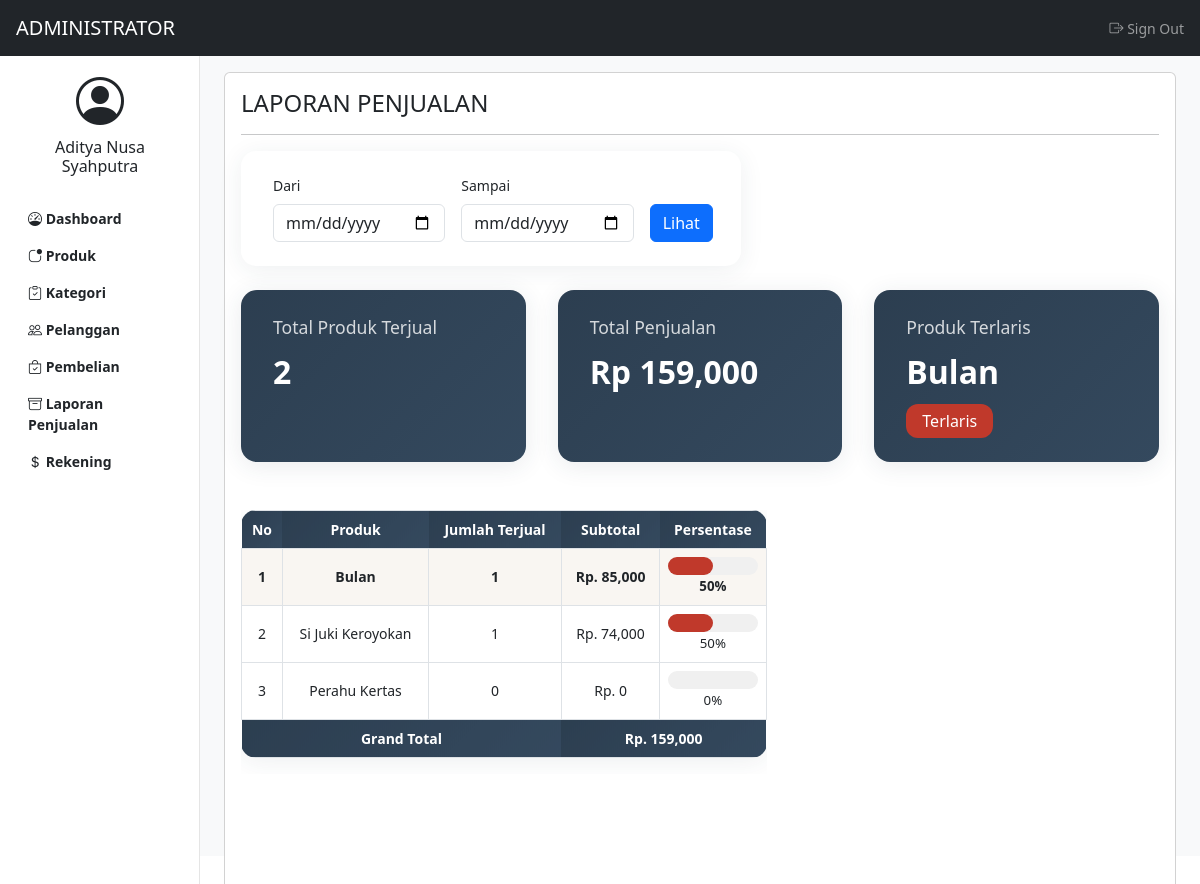
Screenshot of /admin/laporan_penjualan.php (signed in) with the database file from the repository.
### tables this page shows
CREATE TABLE `produk` (
  `id_produk` int(11) NOT NULL,
  `id_kategori` int(11) NOT NULL,
  `nama_produk` varchar(100) NOT NULL,
  `harga_produk` int(11) NOT NULL,
  `deskripsi_produk` text NOT NULL,
  `stok_produk` int(11) NOT NULL,
  `berat_produk` int(11) NOT NULL,
  `foto_produk` varchar(255) NOT NULL
);

### admin/laporan_penjualan.php (the view, shortened to what this page needs)
<?php
include "header.php";
if (isset($_POST["lihat"])) {
    $mulai = $_POST["dari_tanggal"];
    $selesai = $_POST["sampai_tanggal"];
    $filter_aktif = true;
} else {
    $mulai = "";
    $selesai = "";
    $filter_aktif = false;
}
$ambil_produk = $koneksi -> query("SELECT * FROM produk");
$produk = array();
while($data_detail = $ambil_produk->fetch_assoc())
{
    $produk[] = $data_detail;
}
$total_terjual = 0;
$grandtotal = 0;
$produk_terlaris = null;
$max_jumlah = 0;
$produk_data = array();
foreach ($produk as $key => $value) {
    $id_produk = $value['id_produk'];
    if ($filter_aktif && $mulai && $selesai) {
        $detail = $koneksi->query("SELECT SUM(pembelian_produk.jumlah_beli) as jml, SUM(harga_beli) as total FROM pembelian_produk LEFT JOIN pembelian ON pembelian.id_pembelian = pembelian_produk.id_pembelian WHERE id_produk='$id_produk' AND tanggal_pembelian BETWEEN DATE('$mulai') AND DATE('$selesai')")->fetch_assoc();
    } else {
        $detail = $koneksi->query("SELECT SUM(pembelian_produk.jumlah_beli) as jml, SUM(harga_beli) as total FROM pembelian_produk LEFT JOIN pembelian ON pembelian.id_pembelian = pembelian_produk.id_pembelian WHERE id_produk='$id_produk'")->fetch_assoc();
    }
    $jumlah = $detail['jml'] ?? 0;
    $total = $detail['total'] ?? 0;
    $total_terjual += $jumlah;
    $grandtotal += $total;
    $produk_data[] = array(
        'nama_produk' => $value['nama_produk'],
        'jumlah' => $jumlah,
        'total' => $total
    );
    if ($jumlah > $max_jumlah) {
        $max_jumlah = $jumlah;
        $produk_terlaris = $value['nama_produk'];
    }
}
usort($produk_data, function($a, $b) { return $b['jumlah'] - $a['jumlah']; });
?>
<h4>LAPORAN PENJUALAN</h4>
<hr>
<div class="laporan-filter-card mb-4">
  <form method="post" class="row g-3 align-items-end">
    <div class="col-md-5 col-12">
      <label class="form-label">Dari</label>
      <input type="date" name="dari_tanggal" class="form-control" value="<?php echo $mulai ?>">
    </div>
    <div class="col-md-5 col-12">
      <label class="form-label">Sampai</label>
      <input type="date" name="sampai_tanggal" class="form-control" value="<?php echo $selesai ?>">
    </div>
    <div class="col-md-2 col-12">
      <button class="btn btn-primary w-200" name="lihat" style="margin-top:1.7rem;">Lihat</button>
    </div>
  </form>
</div>
<div class="laporan-summary">
  <div class="summary-card">
    <div class="summary-title">Total Produk Terjual</div>
    <div class="summary-value"><?php echo $total_terjual; ?></div>
  </div>
  <div class="summary-card">
    <div class="summary-title">Total Penjualan</div>
    <div class="summary-value">Rp <?php echo number_format($grandtotal); ?></div>
  </div>
  <div class="summary-card">
    <div class="summary-title">Produk Terlaris</div>
    <div class="summary-value"><?php echo $produk_terlaris ? $produk_terlaris : '-'; ?></div>
    <?php if ($produk_terlaris): ?><span class="summary-badge">Terlaris</span><?php endif; ?>
  </div>
</div>
<div class="row mb-4">
  <div class="col-md-7 mb-4">
    <div class="table-responsive">
      <table id="thetable" class="table table-bordered table-hover table-modern">
        <thead class="text-center">
          <tr>
            <th>No</th>
            <th>Produk</th>
            <th>Jumlah Terjual</th>
            <th>Subtotal</th>
            <th>Persentase</th>
          </tr>
        </thead>
        <tbody>
          <?php foreach ($produk_data as $key => $value): ?>
          <?php $persen = $total_terjual > 0 ? round(($value['jumlah']/$total_terjual)*100,1) : 0; ?>
          <tr<?php if ($value['nama_produk'] == $produk_terlaris && $produk_terlaris): ?> style="background:#f9f6f2;font-weight:bold;"<?php endif; ?>>
            <td><?php echo $key+1; ?></td>
            <td><?php echo $value["nama_produk"]; ?></td>
            <td><?php echo $value["jumlah"]; ?></td>
            <td>Rp. <?php echo number_format($value["total"]); ?></td>
            <td>
              <div class="progress-bg">
                <div class="progress-bar" style="width:<?php echo $persen; ?>%"></div>
              </div>
              <span style="font-size:0.95em;"> <?php echo $persen; ?>%</span>
            </td>
          </tr>
          <?php endforeach ?>
        </tbody>
        <tfoot>
          <tr>
            <th colspan="3">Grand Total</th>
            <th colspan="2">Rp. <?php echo number_format($grandtotal); ?></th>
          </tr>
        </tfoot>
      </table>
    </div>
  </div>
  <div class="col-md-5 mb-4">
    <div id="bar-top5" style="height:350px;"></div>
  </div>
</div>

### admin/header.php (shortened to what this page needs)
<?php
include "../koneksi.php";
$id_admin = $_SESSION["admin"] ["id_admin"];
$ambil_admin = $koneksi -> query("SELECT * FROM admin WHERE id_admin = '$id_admin'");
$admin = $ambil_admin -> fetch_assoc();
?>
<!DOCTYPE html>
<html>
<head>
	<link rel="stylesheet" type="text/css" href="../assets/css/bootstrap.css">
	<link rel="stylesheet" type="text/css" href="https://cdn.jsdelivr.net/npm/bootstrap-icons@1.5.0/font/bootstrap-icons.css">
	<link rel="stylesheet" type="text/css" href="../assets/css/dashboard.css">
	<link rel="stylesheet" type="text/css" href="../assets/css/dataTables.bootstrap5.min.css">
</head>
<body>
	<header class="navbar navbar-dark bg-dark sticky-top">
		<a class="navbar-brand px-3" href="index.php">ADMINISTRATOR</a>
		<div class="navbar-nav">
			<div class="nav-item">
				<a class="nav-link px-3" href="logout.php" onclick="return confirm('Apakah anda yakin ingin keluar?')">
					<i class="bi bi-box-arrow-right"></i>
					Sign Out
				</a>
			</div>
		</div>
	</header>
	<div class="container-fluid">
		<div class="row">
			<nav id="sidebar" class="col-md-3 col-lg-2 bg-white position-fixed start-0 top-0 bottom-0 py-5 collapse d-md-block sidebar">
				<a href="profil_admin.php" class="text-decoration-none">
					<div class="container text-center pt-4">
						<span class="bi bi-person-circle display-5 text-dark"></span>
						<h6 class="pt-2 text-dark"><?php echo $admin["nama_admin"]; ?></h6>
					</div>
				</a>
				<div class="pt-3">
					<ul class="nav flex-column">
						<li class="nav-item">
							<a href="index.php" class="nav-link text-dark fw-bold"><span class="bi bi-speedometer"></span> Dashboard</a>
						</li>
						<li class="nav-item">
							<a href="produk.php" class="nav-link text-dark fw-bold"><span class="bi bi-app-indicator"></span> Produk</a>
						</li>
						<li class="nav-item">
							<a href="kategori.php" class="nav-link text-dark fw-bold"><span class="bi bi-clipboard-check"></span> Kategori</a>
						</li>
						<li class="nav-item">
							<a href="pelanggan.php" class="nav-link text-dark fw-bold"><span class="bi bi-people"></span> Pelanggan</a>
						</li>
						<li class="nav-item">
							<a href="pembelian.php" class="nav-link text-dark fw-bold"><span class="bi bi-bag-check"></span> Pembelian</a>
						</li>
						<li class="nav-item">
							<a href="laporan_penjualan.php" class="nav-link text-dark fw-bold"><span class="bi bi-archive"></span> Laporan Penjualan</a>
						</li>
						<li class="nav-item">
							<a href="rekening.php" class="nav-link text-dark fw-bold"><span class="bi bi-currency-dollar"></span> Rekening</a>
						</li>
					</ul>
				</div>
			</nav>
		</div>
	</div>
	<main class="col-lg-10 col-md-9 ms-sm-auto px-sm-4 py-3 vh-100 bg-light">
		<div class="card">
			<div class="card-body">

### assets/css/dashboard.css (style rules this page uses)
body { font-size: 0.875rem; }
.sidebar { z-index: 100; box-shadow: inset -1px 0 0 0 rgba(0, 0, 0, 0.1); }

### admin/laporan_penjualan.php (style rules this page uses)
.laporan-filter-card { background: #fff; border-radius: 15px; box-shadow: 0 4px 24px rgba(44,62,80,0.08); padding: 1.5rem 2rem; margin-bottom: 2rem; max-width: 500px; }
.laporan-summary { display: flex; gap: 2rem; margin-bottom: 2rem; flex-wrap: wrap; }
.laporan-summary .summary-card { background: linear-gradient(135deg, #2C3E50 0%, #34495E 100%); color: #fff; border-radius: 16px; padding: 1.5rem 2rem; min-width: 220px; box-shadow: 0 4px 24px rgba(44,62,80,0.10); flex: 1; display: flex; flex-direction: column; align-items: flex-start; margin-bottom: 1rem; }
.laporan-summary .summary-title { font-size: 1.1rem; opacity: 0.8; margin-bottom: 0.5rem; }
.laporan-summary .summary-value { font-size: 2rem; font-weight: bold; }
.laporan-summary .summary-badge { background: #C0392B; color: #fff; border-radius: 12px; padding: 0.3rem 1rem; font-size: 1rem; margin-top: 0.5rem; }
.table-modern { background: #fff; border-radius: 15px; box-shadow: 0 4px 24px rgba(44,62,80,0.08); overflow: hidden; }
.table-modern th { background: linear-gradient(135deg, #2C3E50 0%, #34495E 100%); color: #fff; border: none; text-align: center; }
.table-modern td { vertical-align: middle; text-align: center; }
.progress-bar { height: 18px; background: #C0392B; border-radius: 10px; transition: width 0.5s; }
.progress-bg { background: #f0f0f0; border-radius: 10px; height: 18px; width: 100%; }

### rows the page displays
produk: nama_produk "Bulan", jumlah "1", harga_produk "85,000", persen "50"
produk: nama_produk "Si Juki Keroyokan", jumlah "1", harga_produk "74,000", persen "50"

### other values shown
$admin["nama_admin"] "Aditya Nusa Syahputra"
$total_terjual "2"
$grandtotal "159,000"
$value["nama_produk"] "Perahu Kertas"
$value["jumlah"] "0"
$value["total"] "0"
$persen "0"
